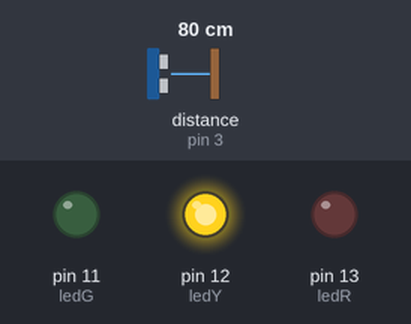
A sketch run on a simulated Arduino Uno, built with avr-gcc and run on an emulated ATmega328P. Parts: output pins drawn as LEDs (lit = HIGH). Wiring (inferred from the names in the program): ultrasonic range finder: trigger pin 2; echo pin 3. Inputs (shaded band) come from the test bench; at power-on: distance to the obstacle (sensor on pin 3) 80 cm. The echo pulse lasts 58.3 µs per cm; pins used as bus, display or sensor lines are not drawn; what the sketch prints to the serial monitor is not drawn.

Above: at 1.2 s.
1.3 s: distance to the obstacle (sensor on pin 3) set to 37 cm
2.8 s: distance to the obstacle (sensor on pin 3) set to 32 cm
At 3.9 s:
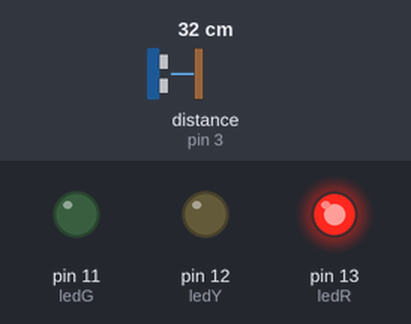
4.3 s: distance to the obstacle (sensor on pin 3) set to 120 cm
At 5.2 s:
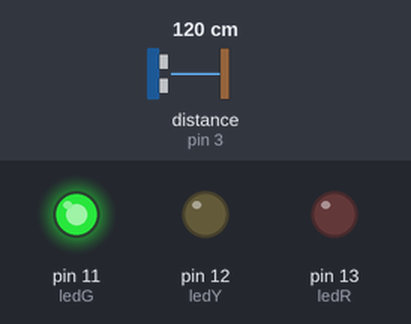
5.8 s: distance to the obstacle (sensor on pin 3) set to 91 cm
7.3 s: distance to the obstacle (sensor on pin 3) set to 83 cm
At 8.5 s:
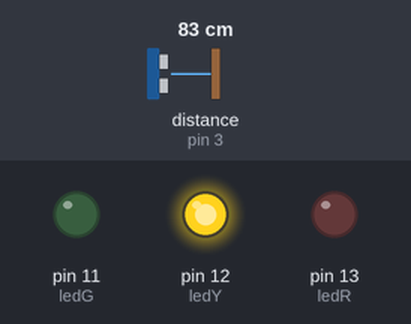
8.8 s: distance to the obstacle (sensor on pin 3) set to 2 cm
At 9.6 s:
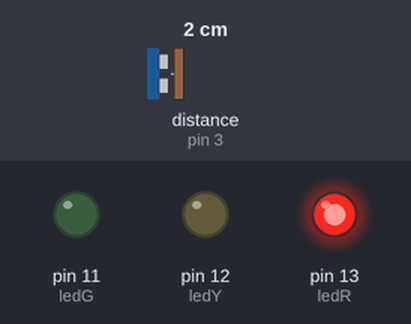
Timing chart, 0 to 11.3 s (numbered marks = the images above; inputs shaded):
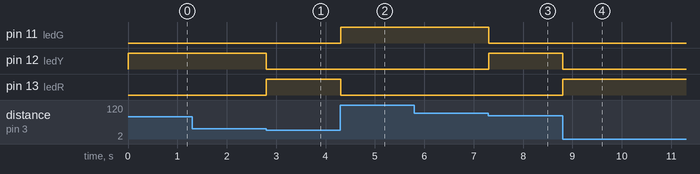

Measured:
- the behaviour switches between 35 and 34 cm on distance to the obstacle (sensor on pin 3) (found by bisection; images 0 and 1)
- the behaviour switches between 87 and 86 cm on distance to the obstacle (sensor on pin 3) (found by bisection; images 2 and 3)
- after the input at 2.8 s, pin 12 (ledY): HIGH → LOW at once; pin 13 (ledR): LOW → HIGH at once
- after the input at 4.3 s, pin 11 (ledG): LOW → HIGH at once; pin 13 (ledR): HIGH → LOW at once
- after the input at 7.3 s, pin 11 (ledG): HIGH → LOW at once; pin 12 (ledY): LOW → HIGH at once
- after the input at 8.8 s, pin 12 (ledY): HIGH → LOW at once; pin 13 (ledR): LOW → HIGH at once

The sketch:

arduino_ultrasonic_leds_code.ino
```cpp
int trigger = 2;
int echo = 3;
int dist = 0;
int ledR = 13;
int ledY = 12;
int ledG = 11;

void setup() {
  pinMode(trigger, OUTPUT);
  pinMode(echo, INPUT);
  pinMode(ledR, OUTPUT);
  pinMode(ledY, OUTPUT);
  pinMode(ledG, OUTPUT);
  Serial.begin(9600);
}

void loop() {
  digitalWrite(trigger, LOW);
  delayMicroseconds(5);
  digitalWrite(trigger, HIGH);
  delayMicroseconds(10);
  digitalWrite(trigger, LOW);

  dist = pulseIn(echo, HIGH);
  dist = dist / 50;

  if(dist < 40){
    digitalWrite(ledR, HIGH);
    digitalWrite(ledY, LOW);
    digitalWrite(ledG, LOW);
    Serial.println(dist);
  }
  else if(dist < 100){
    digitalWrite(ledY, HIGH);
    digitalWrite(ledR, LOW);
    digitalWrite(ledG, LOW);
    Serial.println(dist);
  }
  else{
    digitalWrite(ledG, HIGH);
    digitalWrite(ledR, LOW);
    digitalWrite(ledY, LOW);
    Serial.println(dist);
  }
}
```
